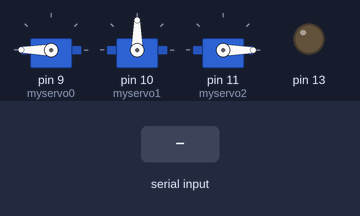
Simulated run of this sketch. Board: Arduino Uno, built with avr-gcc and run on an emulated ATmega328P. Parts: 3 × servo, output pins drawn as LEDs (lit = HIGH). The test bench sets the inputs (shaded band). What the sketch prints to the serial monitor is not drawn.

Above: at 1.2 s.
1.3 s: "2" received over Serial
At 1.85 s:
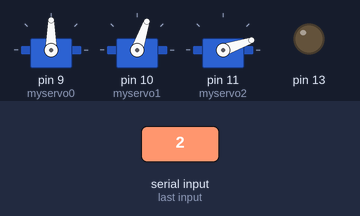
4.3 s: "1" received over Serial
At 6.06 s:
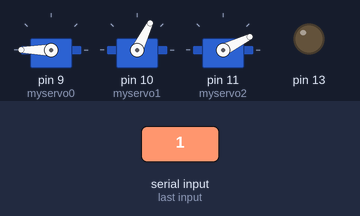
7.3 s: "0" received over Serial
At 8.17 s:
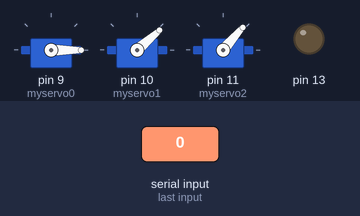
10.3 s: "2" received over Serial
At 10.88 s:
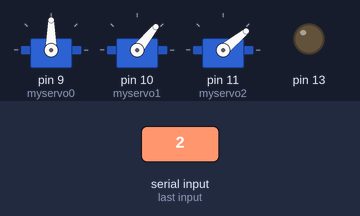
13.3 s: "0" received over Serial
At 14.19 s:
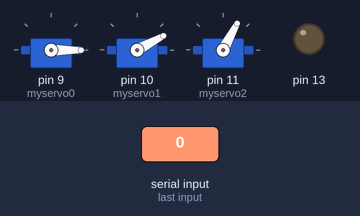
Timing chart, 0 to 17.3 s (numbered marks = the images above; inputs shaded):
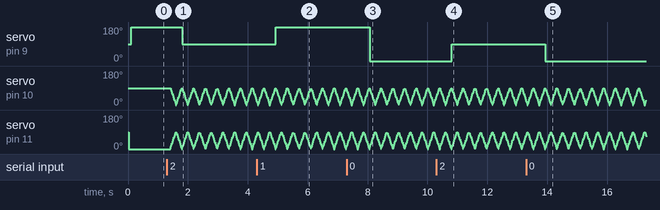

Measured:
- after the input at 4.3 s, servo on pin 9 (myservo0): 90° → 180° after 0.64 s
- after the input at 7.3 s, servo on pin 9 (myservo0): 180° → 0° after 0.77 s
- after the input at 10.3 s, servo on pin 9 (myservo0): 0° → 90° after 0.51 s
- after the input at 13.3 s, servo on pin 9 (myservo0): 90° → 0° after 0.64 s

The sketch:

fishcontrol.ino
```cpp
#include <Servo.h>
#include <TimedAction.h>


//pin9 rudder
//pin10 11 thingy

Servo myservo0;  // create servo object to control a servo
// twelve servo objects can be created on most boards
Servo myservo1;
Servo myservo2;

int ByteReceived;

int turn;
int forward;


void read_serial() {
  if (Serial.available() > 0)
    {
        ByteReceived = Serial.read();
        Serial.print(ByteReceived);
        Serial.print("        ");
        Serial.print(ByteReceived, HEX);
        Serial.print("       ");
        Serial.print(char(ByteReceived));
        if(ByteReceived == '2') // Single Quote! This is a character.
        {
            forward = 1;
            turn = 1;
        }
        if(ByteReceived == '1')
        {
          turn = 0;
          forward = 1;
        }
        if(ByteReceived == '0')
        {
          turn = 2;
          forward = 1;
        }
        if(ByteReceived == '3')
        {
          forward = 0;
        }
}
}

void rotate_flippers() {
  if (forward == 1) {
    rotate_servos();
    myservo1.write(90);
    myservo2.write(0);
  }
}

void turn_flipper() {
  if (turn == 1) {
      myservo0.write(90);
  }
    if (turn == 0) {
      myservo0.write(180);
  }
    if (turn == 2) {
      myservo0.write(0);
  }
}

char data = 0; // From BTs

int pos = 0;    // variable to store the servo position

void setup() {
    myservo0.attach(9);// attaches the servo on pin 9 to the servo object
    myservo1.attach(10);
    myservo2.attach(11);
    Serial.begin(9600);
    Serial.println("--- Start Serial Monitor SEND_RCVE ---");
    Serial.println(" Type in Box above, . ");
    Serial.println("(Decimal)(Hex)(Character)");
    Serial.println();
    myservo1.write(90);
    myservo2.write(0);
    pinMode(13, OUTPUT);

}

void flash_led(int n) {
    for(int i = 0; i < n; i++) {
        digitalWrite(13, HIGH);
        delay(100);
        digitalWrite(13, LOW);
        delay(100);
    }
}

void rotate_servos() {
    int possec;
    for (pos = 0; pos <= 90; pos += 1) { // goes from 0 degrees to 180 degrees
        // in steps of  1 degree
        possec = 90 - pos;
        myservo1.write(possec);
        myservo2.write(pos);// tell servo to go to position in variable 'pos'
        delay(2);                       // waits 15ms for the servo to reach the position
    }

    for (pos = 90; pos >= 0; pos -= 1) { // goes from 180 degrees to 0 degrees
        possec = (90-pos);
        myservo1.write(possec);
        myservo2.write(pos);// tell servo to go to position in variable 'pos'
        delay(2);                       // waits 15ms for the servo to reach the position
    }
}


TimedAction turnforward = TimedAction(100, rotate_flippers);
TimedAction turnturn = TimedAction(100, turn_flipper);
TimedAction readserial = TimedAction(100, read_serial);

void loop() {
  readserial.check();
  turnforward.check();
  turnturn.check();
}
```
